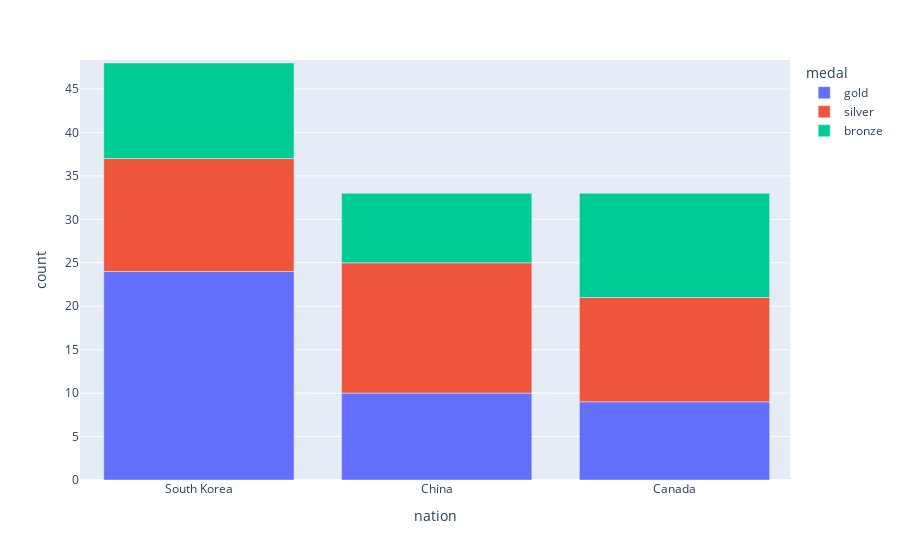

The cell this chart's notebook holds for it:
### Code cell
px.bar(wide_data,x="nation" ,y="count",color="medal")

### Figure 1 — Plotly figure (JSON) as saved in the notebook; plotly's stock layout.template omitted (floating-point values rounded to 4 significant figures)
{"data": [{"alignmentgroup": "True", "hovertemplate": "medal=gold<br>nation=%{x}<br>count=%{y}<extra></extra>", "legendgroup": "gold", "marker": {"color": "#636efa", "pattern": {"shape": ""}}, "name": "gold", "offsetgroup": "gold", "orientation": "v", "showlegend": true, "textposition": "auto", "type": "bar", "x": ["South Korea", "China", "Canada"], "xaxis": "x", "y": [24, 10, 9], "yaxis": "y"}, {"alignmentgroup": "True", "hovertemplate": "medal=silver<br>nation=%{x}<br>count=%{y}<extra></extra>", "legendgroup": "silver", "marker": {"color": "#EF553B", "pattern": {"shape": ""}}, "name": "silver", "offsetgroup": "silver", "orientation": "v", "showlegend": true, "textposition": "auto", "type": "bar", "x": ["South Korea", "China", "Canada"], "xaxis": "x", "y": [13, 15, 12], "yaxis": "y"}, {"alignmentgroup": "True", "hovertemplate": "medal=bronze<br>nation=%{x}<br>count=%{y}<extra></extra>", "legendgroup": "bronze", "marker": {"color": "#00cc96", "pattern": {"shape": ""}}, "name": "bronze", "offsetgroup": "bronze", "orientation": "v", "showlegend": true, "textposition": "auto", "type": "bar", "x": ["South Korea", "China", "Canada"], "xaxis": "x", "y": [11, 8, 12], "yaxis": "y"}], "layout": {"autosize": true, "barmode": "relative", "legend": {"title": {"text": "medal"}, "tracegroupgap": 0}, "margin": {"t": 60}, "xaxis": {"anchor": "y", "autorange": false, "domain": [0, 1], "range": [-0.5, 2.486], "showspikes": false, "title": {"text": "nation"}, "type": "category"}, "yaxis": {"anchor": "x", "autorange": false, "domain": [0, 1], "range": [0, 48.34], "showspikes": false, "title": {"text": "count"}, "type": "linear"}}}
